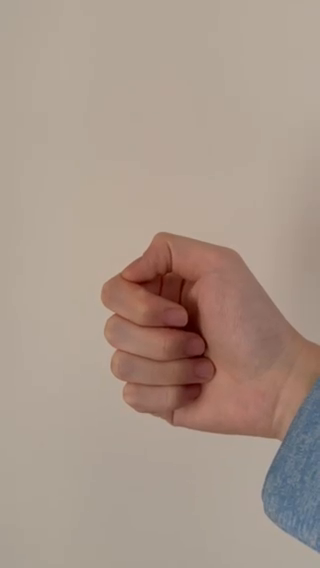
#> input picture frame 15 of videos/thumbUp.mp4, 320 x 568 px
$ jupyter execute a2.ipynb
#> lines starting #> are read from the running program, lines starting #| are printed output that depends on the picture; after the words box and inside, x2 and y2 are one past the last pixel; in counts of white or black regions, pixels touching at a corner belong together
#> in processSingleImage, image is the input picture: shape (568, 320, 3); mean B, G, R 138.2, 150.7, 168.6
[cell 1]
import cv2
import numpy as np

[cell 2]
def resize_and_crop_image(image):
    ratio = 1
    max_edge = max(image.shape[0], image.shape[1])
#> max_edge = 568
    while max_edge > 1000:
        ratio *= 2
        max_edge //= 2
#> after the loop, max_edge = 568; ratio = 1

    rows = image.shape[0] // ratio
#> rows = 568
    cols = image.shape[1] // ratio
#> cols = 320

    # print(f"resize ratio = {ratio}.")
    image_resized = cv2.resize(image, (cols, rows))
    # print(image_resized.shape)
    if CROP:
        size = min(cols, rows)
        return image_resized[:size, :size]
    else:
        return image_resized

[cell 3]
# [7 lines left out: function RGBRange, not called in this run]

[cell 4]
def morph_image(image,morph, kernel_size):
    def erosion(image_cv, kernel_size = 4):
        kernel = cv2.getStructuringElement(cv2.MORPH_RECT, (kernel_size,kernel_size))
        image_cv_eroded = cv2.erode(image_cv, kernel)
        return image_cv_eroded
    def dilate(image_cv, kernel_size = 4):
        kernel = cv2.getStructuringElement(cv2.MORPH_RECT, (kernel_size,kernel_size))
        image_cv_dilated = cv2.dilate(image_cv, kernel)
        return image_cv_dilated
    if morph == 'dilate':
        image_morphed = dilate(image,kernel_size = kernel_size)
    elif morph == 'erode':
        image_morphed = erosion(image,kernel_size = kernel_size)
    else:
        raise NotImplementedError
    return image_morphed

def BinaryThreshold(image):
    threshold = 145
#> threshold = 145
    img_gray = cv2.cvtColor(image, cv2.COLOR_BGR2GRAY)
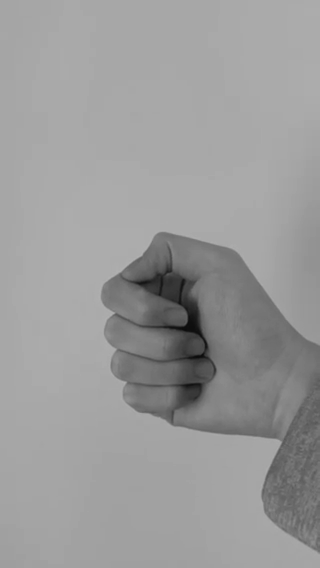
#> img_gray: shape (568, 320); min 12, max 176, mean 154.7
    _, img_thresh = cv2.threshold(img_gray, threshold, 255, cv2.THRESH_BINARY)
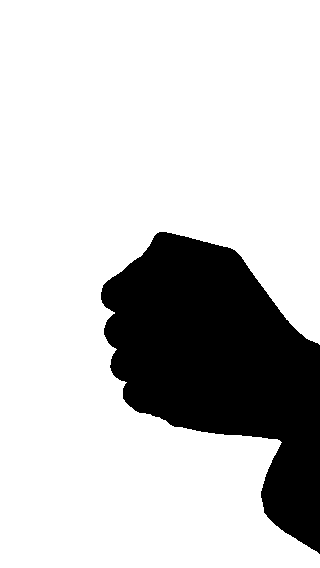
#> img_thresh: shape (568, 320); 79.1% white; 1 black region, box (x1, y1, x2, y2) and area: (101, 232, 320, 554) 38076
    img_thresh = morph_image(img_thresh, morph='erode', kernel_size=6)
#> in erosion, `image_cv_eroded = cv2.erode(image_cv, kernel)`:
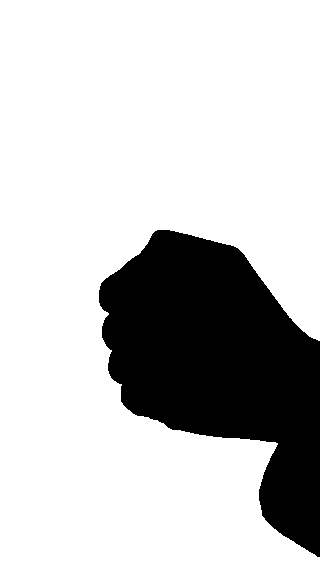
#> image_cv_eroded: shape (568, 320); 77.8% white; 1 black region, box (x1, y1, x2, y2) and area: (99, 230, 320, 557) 40351
    img_thresh = morph_image(img_thresh, morph='dilate', kernel_size=6)
#> in dilate, `image_cv_dilated = cv2.dilate(image_cv, kernel)`:
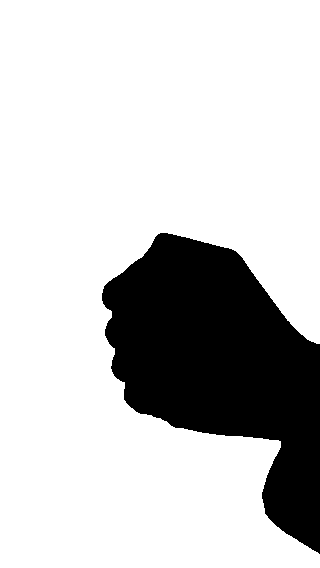
#> image_cv_dilated: shape (568, 320); 79.1% white; 1 black region
    return img_thresh

[cell 5]
# [52 lines left out: functions CannyEdgeDetection, CannyEdgeMaskGeneration, CannyObjectMaskGeneration, not called in this run]

[cell 6]
def get_contours(img_thresh):
    contours, hierarchy = cv2.findContours(img_thresh, cv2.RETR_TREE, cv2.CHAIN_APPROX_SIMPLE)
    return contours

# [12 lines left out: functions draw_contours, draw_detected, not called in this run]

[cell 7]
def get_hand_bbox_on_img(img, mask):
    """
    Takes an image and a corresponding hand mask, finds the largest contour in the mask,
    assumed to be the hand, and draws a bounding box around it on the original image.
    If no hand is detected, it returns the original image unmodified.

    :param img: Original image
    :param mask: Binary mask of the hand
    :return: The original image with the bounding box drawn around the hand (if detected),
             and the bounding box coordinates (x, y, w, h) or None if no hand is detected.
    """
    # Find contours in the mask
    contours, _ = cv2.findContours(mask, cv2.RETR_TREE, cv2.CHAIN_APPROX_SIMPLE)
#> contours = 1 contour; box (x1, y1, x2, y2) and area: (0, 0, 320, 568) 142752

    if contours:
        # Assume the largest contour is the hand
        max_contour = max(contours, key=cv2.contourArea)
#> max_contour = contour of 313 points, box (x1, y1, x2, y2) (0, 0, 320, 568), area 142752
        # Calculate bounding box for the largest contour
        x, y, w, h = cv2.boundingRect(max_contour)
#> x = 0; y = 0; w = 320; h = 568
        # Draw bounding box on the original image
        cv2.rectangle(img, (x, y), (x+w, y+h), (0, 255, 0), 2)
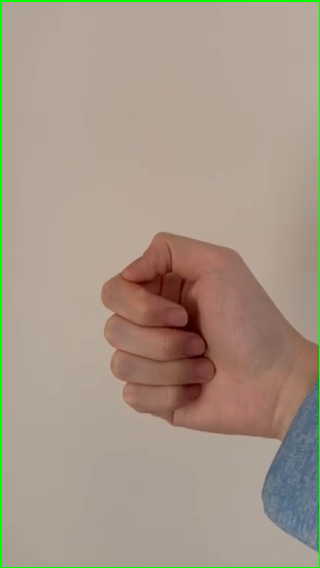
#> img: shape (568, 320, 3); mean B, G, R 136, 152.1, 166.2
        return img, (x, y, w, h)
    else:
        # Return the original image if no contours are found
        return img, None

def draw_hand_bbox_from_mask(img, mask):
    img_with_bbox, bbox = get_hand_bbox_on_img(img, mask)
#> bbox = (0, 0, 320, 568)

    cv2.imwrite(FOutput.replace(".mp4", ".png"), img_with_bbox)

    if SHOW:
        cv2.imshow('Hand with Bounding Box', img_with_bbox)
        cv2.waitKey(0)
        cv2.destroyAllWindows()

[cell 8]
# [41 lines left out: functions get_bbox_from_hv_projection, draw_bbox_from_hv_projection, not called in this run]

[cell 9]
def processSingleImage(process_func):
    # Create video capture object
    vidCap = cv2.VideoCapture(FVideo)

    # Process video frames
    success, image = vidCap.read()
    assert success

    cv2.imwrite(FFirst, image)

    mask = process_func(image)
    # Show the result
    if SHOW:
        cv2.imshow("object detection", mask)
        cv2.waitKey(0)
        cv2.destroyAllWindows()

    draw_hand_bbox_from_mask(image, mask)

    # [4 lines of commented-out code are left out]

    idx = 0

    if not EXP:
        # Get video properties for the output video
        fps = vidCap.get(cv2.CAP_PROP_FPS)
        fourcc = cv2.VideoWriter_fourcc(*'mp4v')

        # frame_width = int(vidCap.get(cv2.CAP_PROP_FRAME_WIDTH))
        # frame_height = int(vidCap.get(cv2.CAP_PROP_FRAME_HEIGHT))
        w, h = mask.shape[:2]
#> w = 568; h = 320
        out = cv2.VideoWriter(FOutput, fourcc, fps, (h, w))
        outBbox = cv2.VideoWriter(FOutputBBox, fourcc, fps, (h, w))

        while success:

            idx += 1

            # Apply skin detection
            mask = process_func(image)
#> in BinaryThreshold (call 2), `_, img_thresh = cv2.threshold(img_gray, threshold, 255, cv2.THRESH_BIN..`:
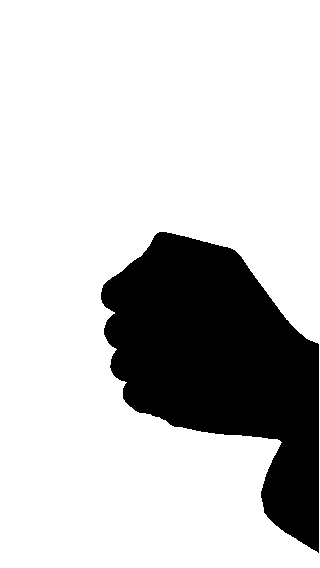
#> img_thresh: shape (568, 320); 79.2% white; 1 black region, box (x1, y1, x2, y2) and area: (101, 232, 319, 553) 37867
#> in erosion (call 2), `image_cv_eroded = cv2.erode(image_cv, kernel)`: image_cv_eroded: shape (568, 320); 77.8% white; 1 black region, box (x1, y1, x2, y2) and area: (99, 230, 320, 556) 40348

            if len(mask.shape) == 2:
                BGRImg = cv2.cvtColor(mask, cv2.COLOR_GRAY2BGR)
#> BGRImg: shape (568, 320, 3); 79.1% white; 1 black region, box (x1, y1, x2, y2) and area: (102, 233, 320, 554) 37903
            else:
                BGRImg = mask

            # Write the processed frame
            out.write(BGRImg)

            if idx == 20:
                cv2.imwrite(FFirst, image)
                draw_hand_bbox_from_mask(image, mask)

            img_with_bbox, bbox = get_hand_bbox_on_img(image, mask)
#> bbox = (0, 0, 320, 568)
            outBbox.write(img_with_bbox)

            success, image = vidCap.read()

        out.release()
        outBbox.release()

    # Release resources
    vidCap.release()

$ run again, starting later in the video
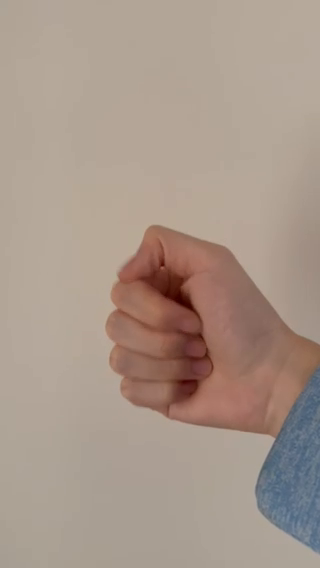
#> input picture frame 69 of videos/thumbUp.mp4, 320 x 568 px
#> in processSingleImage, image is the input picture: shape (568, 320, 3); mean B, G, R 138.6, 150.9, 168
#> threshold = 145
#> img_thresh: shape (568, 320); 78.9% white; 3 black regions (1 under 20 px), largest, box (x1, y1, x2, y2) and area: (106, 225, 320, 554) 37812, (307, 233, 320, 292) 495
#> image_cv_eroded: shape (568, 320); 77.6% white; 2 black regions, box (x1, y1, x2, y2) and area: (104, 223, 320, 557) 40074, (305, 231, 320, 303) 725
#> in dilate, `image_cv_dilated = cv2.dilate(image_cv, kernel)`:
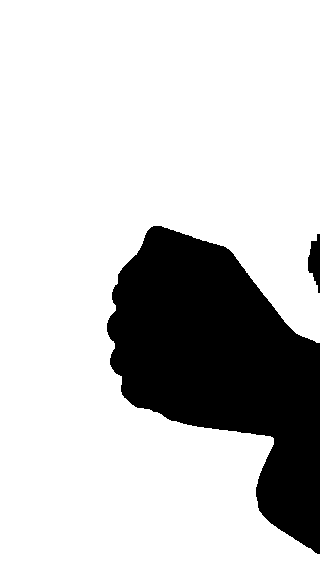
#> image_cv_dilated: shape (568, 320); 79% white; 2 black regions
#> contours = 1 contour; box (x1, y1, x2, y2) and area: (0, 0, 320, 568) 142567
#> max_contour = contour of 356 points, box (x1, y1, x2, y2) (0, 0, 320, 568), area 142567
#> in get_hand_bbox_on_img, `x, y, w, h = cv2.boundingRect(max_contour)`: x = 0; w = 320; h = 568
#> in draw_hand_bbox_from_mask, `img_with_bbox, bbox = get_hand_bbox_on_img(img, mask)`: bbox = (0, 0, 320, 568)
#> img_thresh: shape (568, 320); 79.1% white; 2 black regions, box (x1, y1, x2, y2) and area: (106, 225, 319, 553) 37602, (307, 233, 319, 292) 437
#> image_cv_eroded: shape (568, 320); 77.6% white; 2 black regions, box (x1, y1, x2, y2) and area: (104, 223, 320, 556) 40071, (305, 231, 320, 295) 701
#> BGRImg: shape (568, 320, 3); 79% white; 2 black regions, box (x1, y1, x2, y2) and area: (107, 226, 320, 554) 37633, (308, 234, 320, 293) 449
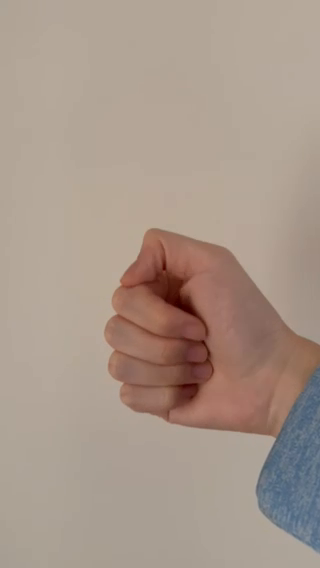
#> input picture frame 70 of videos/thumbUp.mp4, 320 x 568 px
#> in processSingleImage, image is the input picture: shape (568, 320, 3); mean B, G, R 138.4, 150.8, 167.9

$ run again, starting later in the video
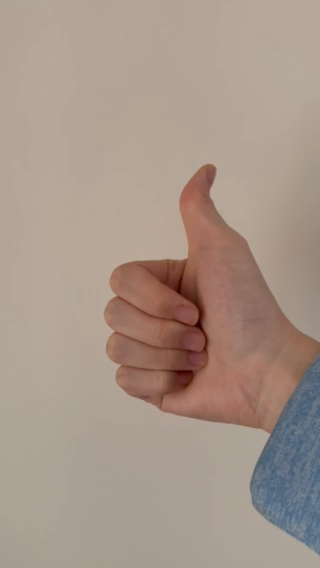
#> input picture frame 124 of videos/thumbUp.mp4, 320 x 568 px
#> in processSingleImage, image is the input picture: shape (568, 320, 3); mean B, G, R 137.5, 149.7, 166.6
#> threshold = 145
#> img_thresh: shape (568, 320); 76.9% white; 3 black regions (1 under 20 px), largest, box (x1, y1, x2, y2) and area: (104, 164, 320, 556) 40056, (291, 208, 320, 319) 1939
#> image_cv_eroded: shape (568, 320); 75.2% white; 2 black regions, box (x1, y1, x2, y2) and area: (102, 162, 320, 559) 42730, (289, 206, 320, 326) 2368
#> in dilate, `image_cv_dilated = cv2.dilate(image_cv, kernel)`:
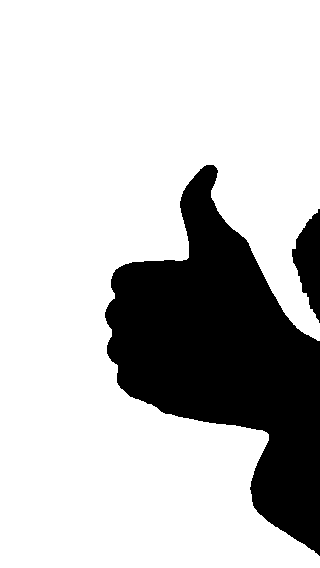
#> image_cv_dilated: shape (568, 320); 77% white; 2 black regions
#> contours = 1 contour; box (x1, y1, x2, y2) and area: (0, 0, 320, 568) 138835
#> max_contour = contour of 468 points, box (x1, y1, x2, y2) (0, 0, 320, 568), area 138835
#> in get_hand_bbox_on_img, `x, y, w, h = cv2.boundingRect(max_contour)`: x = 0; w = 320; h = 568
#> in draw_hand_bbox_from_mask, `img_with_bbox, bbox = get_hand_bbox_on_img(img, mask)`: bbox = (0, 0, 320, 568)
#> in BinaryThreshold (call 2), `_, img_thresh = cv2.threshold(img_gray, threshold, 255, cv2.THRESH_BIN..`:
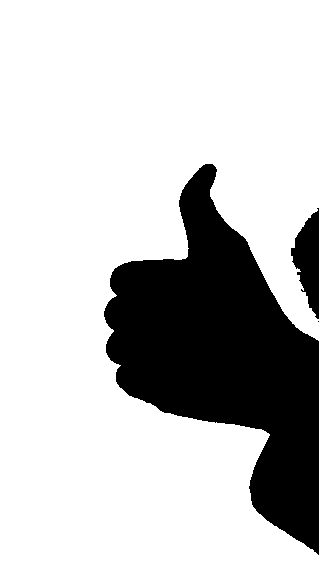
#> img_thresh: shape (568, 320); 77.1% white; 3 black regions (1 under 20 px), largest, box (x1, y1, x2, y2) and area: (104, 164, 319, 555) 39841, (291, 208, 319, 319) 1828
#> image_cv_eroded: shape (568, 320); 75.2% white; 2 black regions, box (x1, y1, x2, y2) and area: (102, 162, 320, 558) 42727, (289, 206, 320, 325) 2365
#> BGRImg: shape (568, 320, 3); 77% white; 2 black regions, box (x1, y1, x2, y2) and area: (105, 165, 320, 556) 39882, (292, 209, 320, 323) 1868
